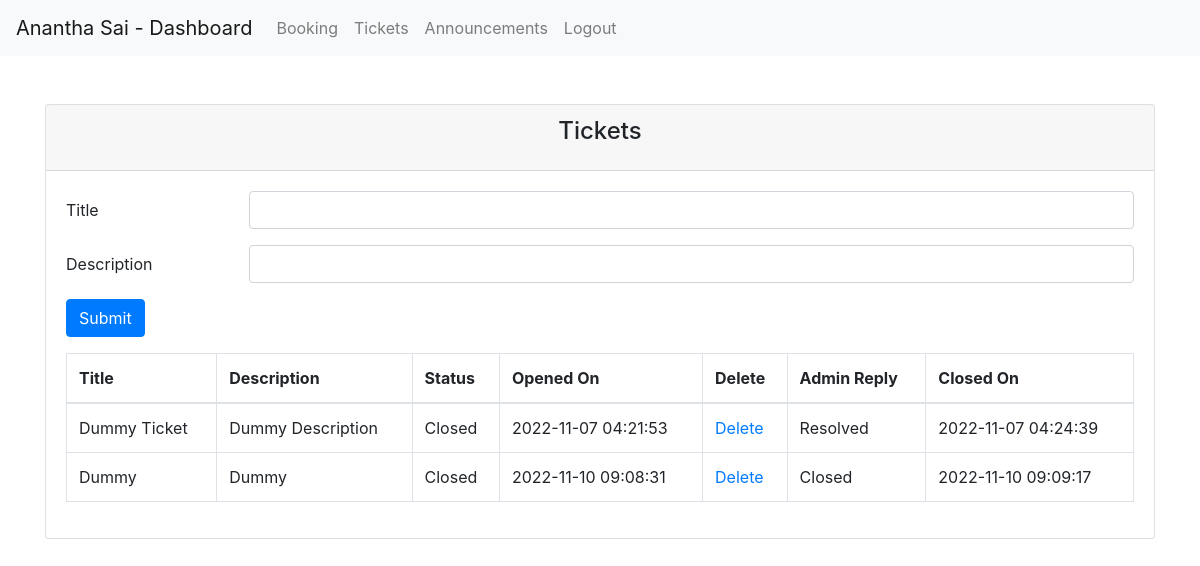
The page /ticket (signed in) on the database its author committed.
### pghr/models.py (models this page shows, shortened)
class Ticket(db.Model):
    id = db.Column(db.Integer, primary_key=True)
    user_id = db.Column(db.Integer, db.ForeignKey('user.id'), nullable=False)
    user = db.relationship('User', backref=db.backref('tickets', lazy=True))
    title = db.Column(db.String(80), unique=False, nullable=False)
    description = db.Column(db.String(120))
    created_at = db.Column(db.DateTime(timezone=True), server_default=func.now())
    status = db.Column(db.String(80), unique=False, nullable=False) # open, closed

class TicketReplies(db.Model):
    id = db.Column(db.Integer, primary_key=True)
    ticket_id = db.Column(db.Integer, db.ForeignKey('ticket.id'), nullable=False)
    ticket = db.relationship('Ticket', backref=db.backref('replies', lazy=True))
    user_id = db.Column(db.Integer, db.ForeignKey('user.id'), nullable=False)
    user = db.relationship('User', backref=db.backref('replies', lazy=True))
    description = db.Column(db.String(120))
    created_at = db.Column(db.DateTime(timezone=True), server_default=func.now())

### pghr/controllers.py (the view)
@app.route('/ticket', methods=['GET', 'POST'])
@login_required
def ticket():
    form = TicketForm()
    if form.validate_on_submit():
        new_ticket = Ticket(title=form.title.data, description=form.description.data, user_id=current_user.id, status='pending')
        db.session.add(new_ticket)
        db.session.commit()
        return redirect(url_for('ticket'))
    else:
        print(form.errors)
    tickets = Ticket.query.filter_by(user_id=current_user.id).all()
    ticket_replies = TicketReplies.query.all()
    return render_template('customer/ticket.html', user=current_user, tickets=tickets, ticket_replies=ticket_replies, form=form)

### pghr/controllers.py
class TicketForm(FlaskForm):
    title = StringField('title', validators=[InputRequired(), Length(min=4, max=15)])
    description = StringField('description', validators=[InputRequired(), Length(min=4, max=120)])

### pghr/controllers.py (called while the page is built)
@login_manager.user_loader
def load_user(user_id):
    return User.query.get(int(user_id))

### templates/customer/ticket.html (shortened to what this page needs)
{% extends "customer/base.html" %}
{% block content %}
{% include "customer/navbar.html" %}
    <br><br>
    <div class="container">
        <div class="row">
            <div class="col-md-12">
                <div class="card">
                    <div class="card-header">
                        <h4 class="card-title text-center">Tickets</h4>
                    </div>
                    <div class="card-body">
                        <div class="row">
                            <div class="col-md-12">
                                <form action="" method="POST">
                                    <div class="form-group row">
                                        <label for="title" class="col-sm-2 col-form-label">Title</label>
                                        <div class="col-sm-10">
                                            {{ form.title(class="form-control") }}
                                        </div>
                                    </div>
                                    <div class="form-group row">
                                        <label for="description" class="col-sm-2 col-form-label">Description</label>
                                        <div class="col-sm-10">
                                            {{ form.description(class="form-control") }}
                                        </div>
                                    </div>
                                    <div class="form-group row">
                                        <div class="col-sm-10">
                                            <button type="submit" class="btn btn-primary">Submit</button>
                                        </div>
                                    </div>
                                </form>
                            </div>
                        </div>
                        <div class="row">
                            <div class="col-md-12">
                                <table class="table table-bordered">
                                    <thead>
                                        <tr>
                                            <th scope="col">Title</th>
                                            <th scope="col">Description</th>
                                            <th scope="col">Status</th>
                                            <th scope="col">Opened On</th>
                                            <th scope="col">Delete</th>
                                            <th scope="col">Admin Reply</th>
                                            <th scope="col">Closed On</th>
                                        </tr>
                                    </thead>
                                    <tbody>
                                        {% for ticket in tickets %}
                                        <tr>
                                            <td>{{ ticket.title }}</td>
                                            <td>{{ ticket.description }}</td>
                                            <td>
                                                {{ ticket.status | capitalize }}
                                            </td>
                                            <td>{{ ticket.created_at }}</td>
                                            <td><a href="{{url_for('ticket_delete', id=ticket.id)}}">Delete</a></td>
                                                {% for ticket_reply in ticket_replies %}
                                                    {% if ticket_reply.ticket_id == ticket.id %}
                                                    <td>{{ticket_reply.description}}</td>
                                                    <td>{{ticket_reply.created_at}}</td>
                                                    {% endif %}
                                                {% endfor %}
                                        </tr>
                                        {% endfor %}
                                    </tbody>
                                </table>
                            </div>
                        </div>
                    </div>
                </div>
            </div>
        </div>
    </div>
{% endblock %}

### rows shown on the page
Ticket: title "Dummy Ticket", description "Dummy Description", status "Closed", created_at "2022-11-07 04:21:53"
TicketReplies: description "Resolved", created_at "2022-11-07 04:24:39"
Ticket: title "Dummy", description "Dummy", status "Closed", created_at "2022-11-10 09:08:31"
TicketReplies: description "Closed", created_at "2022-11-10 09:09:17"
